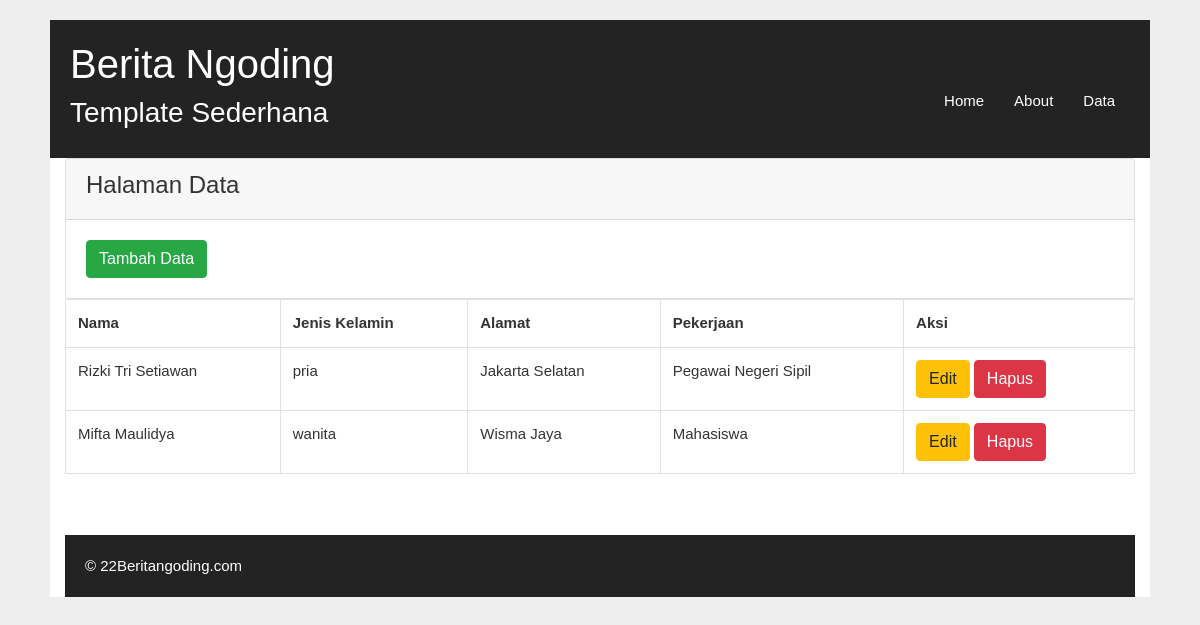
Page /index.php/web/bio on the committed database.
### tables this page shows
CREATE TABLE `biodata` (
  `id` int(11) NOT NULL,
  `nama` varchar(50) DEFAULT NULL,
  `jenis_kelamin` varchar(10) DEFAULT NULL,
  `alamat` text DEFAULT NULL,
  `pekerjaan` varchar(50) DEFAULT NULL
);

### application/controllers/Web.php (called while the page is built, shortened)
<?php
class Web extends CI_Controller{
    function __construct()
    {
        $this->load->helper('url');
        $this->load->model('m_data');
        $this->load->library('form_validation');
    }
    public function bio(){
        $data=array(
            'judul'=>"Halaman Data",
            'bio'=>$this->m_data->ambil_data()->result()
        );
        $this->load->view('v_header', $data);
        $this->load->view('v_data', $data);
        $this->load->view('v_footer', $data);
    }
}

### index.php (called while the page is built, shortened)
<?php
require_once BASEPATH.'core/CodeIgniter.php';

### application/models/m_data.php (called while the page is built, shortened)
<?php
class M_data extends CI_Model
{
    function ambil_data(){
        return $this->db->get('biodata');
    }
}

### application/views/v_data.php (the view, shortened to what this page needs)
<main role="main" class="container">
    <div class="card">
        <div class="card-header"><h4><?php echo $judul?></h4></div>
        <div class="card-body"><a href="<?php echo base_url();?>web/create" class="btn btn-success">Tambah Data</a></div>
    </div>
        <table class="table table-bordered">
    <tr>
        <th>Nama</th>
        <th>Jenis Kelamin</th>
        <th>Alamat</th>
        <th>Pekerjaan</th>
        <th>Aksi</th>
    </tr>
    <?php foreach ($bio as $b) {?>
        <tr>
            <td><?php echo $b->nama?></td>
            <td><?php echo $b->jenis_kelamin?></td>
            <td><?php echo $b->alamat?></td>
            <td><?php echo $b->pekerjaan?></td>
            <td>
                <a href="<?php echo base_url(); ?>web/edit/<?php echo $b->id; ?>" class="btn btn-warning">Edit</a>
                <a href="<?php echo base_url();?>web/hapus/<?php echo $b->id;?>" class="btn btn-danger">Hapus</a>
            </td>
        </tr>
    <?php }?>
</main>

### application/views/v_header.php (shortened to what this page needs)
<!DOCTYPE html>
<html lang="en">
<head>
    <link rel="stylesheet" href="<?php echo base_url()?>assets/css/style.css">
    <link rel="stylesheet" href="https://maxcdn.bootstrapcdn.com/bootstrap/4.0.0/css/bootstrap.min.css">
    <link rel="stylesheet" href="https://unpkg.com/bootstrap-datepicker@1.9.0/dist/css/bootstrap-datepicker3.min.css">
    <link rel="stylesheet" href="https://stackpath.bootstrapcdn.com/bootstrap/4.4.1/js/bootstrap.min.js">
    <link rel="stylesheet" href="https://code.jquery.com/jquery-3.5.0.min.js">
    <link rel="stylesheet" href="https://unpkg.com/bootstrap-datepicker@1.9.0/dist/js/bootstrap-datepicker.min.js">
</head>
<body>
<div id="wrapper">
        <header>
            <hgroup>
                <h1>Berita Ngoding</h1>
                <h3>Template Sederhana</h3>
            </hgroup>
            <nav>
                <ul>
                    <li><a href="<?php echo base_url().'web' ?>">Home</a></li>
                    <li><a href="<?php echo base_url().'web/about' ?>">About</a></li>
                    <li><a href="<?php echo base_url().'web/bio' ?>">Data</a></li>
                </ul>
            </nav>
        </header>
</body>
</html>

### application/views/v_footer.php (shortened to what this page needs)
<!DOCTYPE html>
<html lang="en">
<head>
    <link rel="stylesheet" href="<?php echo base_url()?>assets/css/style.css">
</head>
<body>
<footer>
    &copy; <?= Date('y')?>Beritangoding.com
</footer>
</body>
</html>

### assets/css/style.css (style rules this page uses)
body { background: #eee; color: #333; font-family: sans-serif; font-size:15px; }
#wrapper { background: #fff; width: 1100px; margin: 20px auto; }
#wrapper header { background: #232323; padding: 20px; }
#wrapper header hgroup { float: left; color: #fff; }
#wrapper header nav { float: right; margin-top: 50px; }
#wrapper header nav ul { padding: 0; margin: 0; }
#wrapper header nav ul li { float: left; list-style: none; }
#wrapper header nav ul li a { padding: 15px; color: #fff; text-decoration: none; }
footer { background: #232323; padding: 20px; color: #fff; }

### rows in the picture
biodata: nama "Rizki Tri Setiawan", jenis_kelamin "pria", alamat "Jakarta Selatan", pekerjaan "Pegawai Negeri Sipil"
biodata: nama "Mifta Maulidya", jenis_kelamin "wanita", alamat "Wisma Jaya", pekerjaan "Mahasiswa"

### other values in the picture
$judul "Halaman Data"
Date('y') "22"
